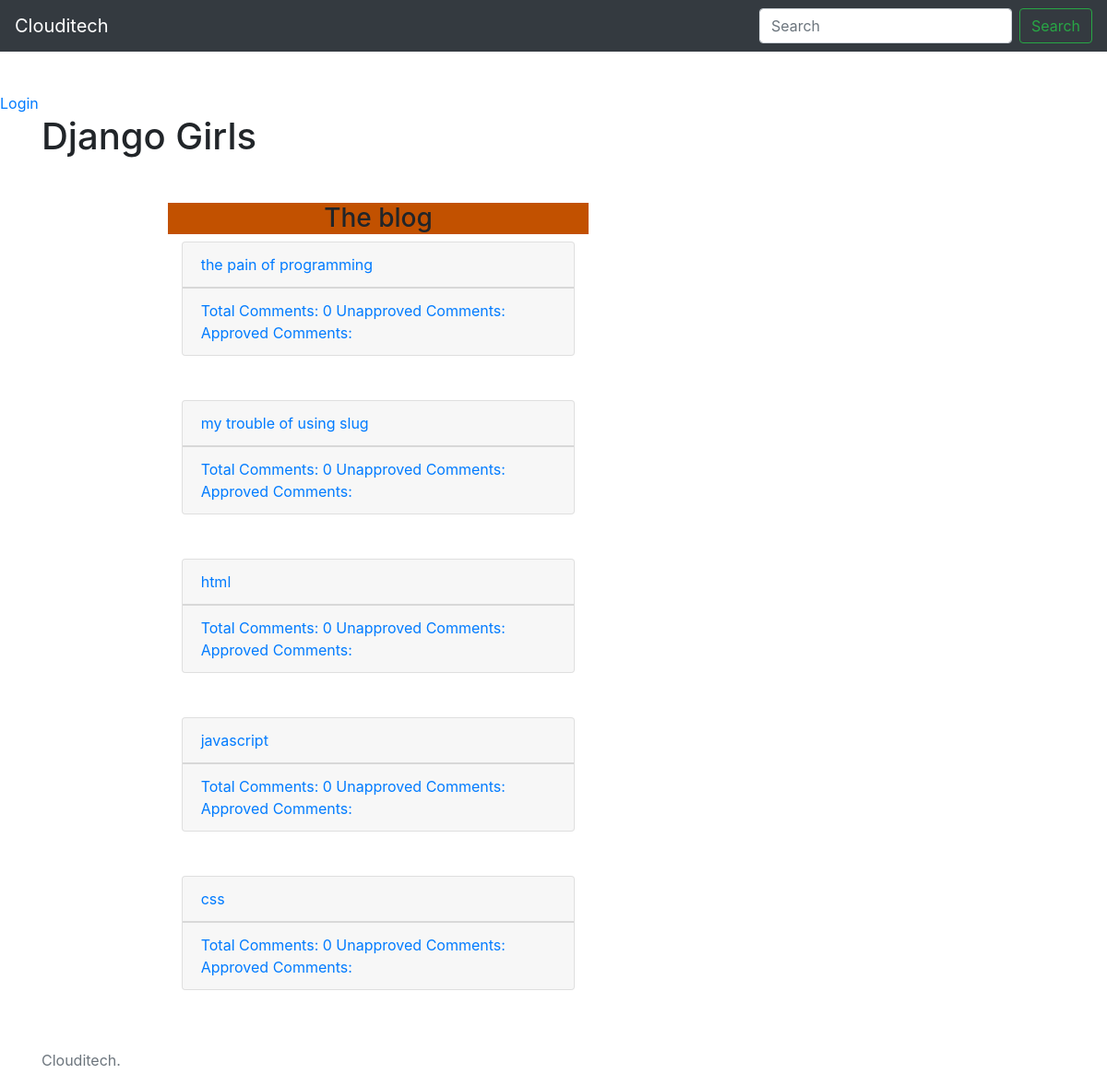
/, run on an earlier commit of the app's database.
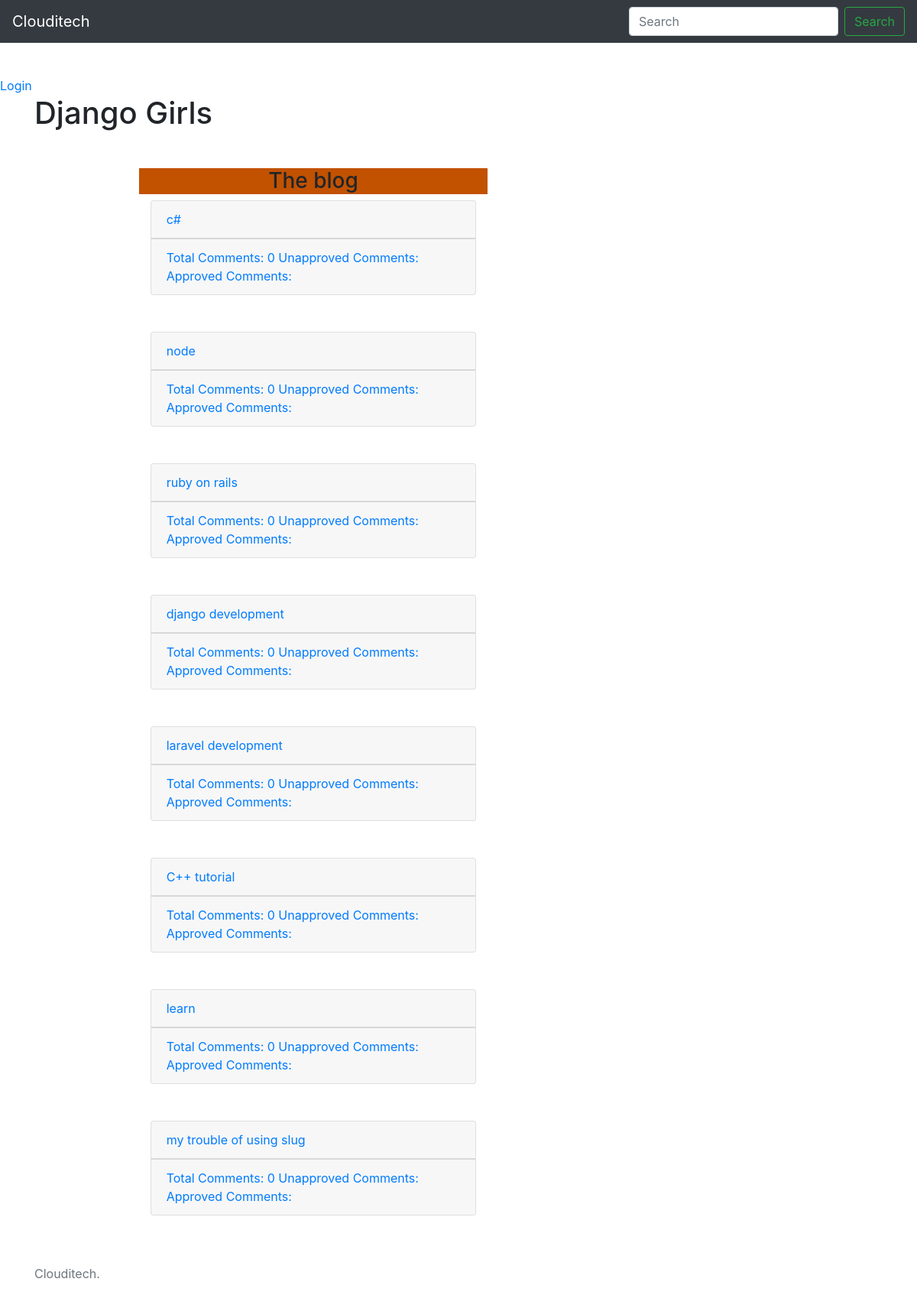
And on a later commit of the database.
### blog/models.py (models this page shows, shortened)
class Post(models.Model):
    author = models.ForeignKey(settings.AUTH_USER_MODEL, on_delete=models.CASCADE)
    title = models.CharField(max_length=200)
    text = models.TextField()
    created_date = models.DateTimeField(default=timezone.now())
    published_date = models.DateTimeField(blank=True, null=True)
    def get_absolute_url(self):
        return reverse('blog:detail', args=[str(self.id)])

### blog/views.py (the view)
# urls.py: path('', views.index, name='index'),
def index(request):
    post = Post.objects.filter(published_date__lte=timezone.now()).order_by('-published_date')
    return render(request, 'blog/index.html', {'post': post})

### blog/templates/blog/index.html
{% extends 'blog/base.html' %}
{% block content %}
    <h1>Django Girls</h1>
    <article>
        <div class="container mt-5">
            <div class="row">
                <div class="col-md-8 mx-auto">
                    <h3>The blog</h3>
                    <div class="container">
                        {% for item in post %}
                            <div class="card">
                                <div class="card-header">
                                    <a href="{{ item.get_absolute_url }}">{{ item.title }}</a>
                                </div>
                                <div class="card-footer">
                                    <a href="{{ item.get_absolute_url }}">Total Comments: {{ item.comments.count }}</a>
                                    <a href="{{ item.get_absolute_url }}">Unapproved Comments: {{ item.unapproved_comments.count }}</a>
                                    <a href="{{ item.get_absolute_url }}">Approved Comments: {{ item.approved_comments.count }}</a>
                                </div>
                            </div><br><br>
                        {% endfor %}
                    </div>
                </div>
            </div>
        </div>
    </article>
{% endblock %}

What changed in the data, as far as the page shows it:
removed Post: title "the pain of programming", comments.count "0"
removed Post: title "html", comments.count "0"
removed Post: title "javascript", comments.count "0"
removed Post: title "css", comments.count "0"
added Post: title "c#", comments.count "0"
added Post: title "node", comments.count "0"
added Post: title "ruby on rails", comments.count "0"
added Post: title "django development", comments.count "0"
added Post: title "laravel development", comments.count "0"
added Post: title "C++ tutorial", comments.count "0"
added Post: title "learn", comments.count "0"
